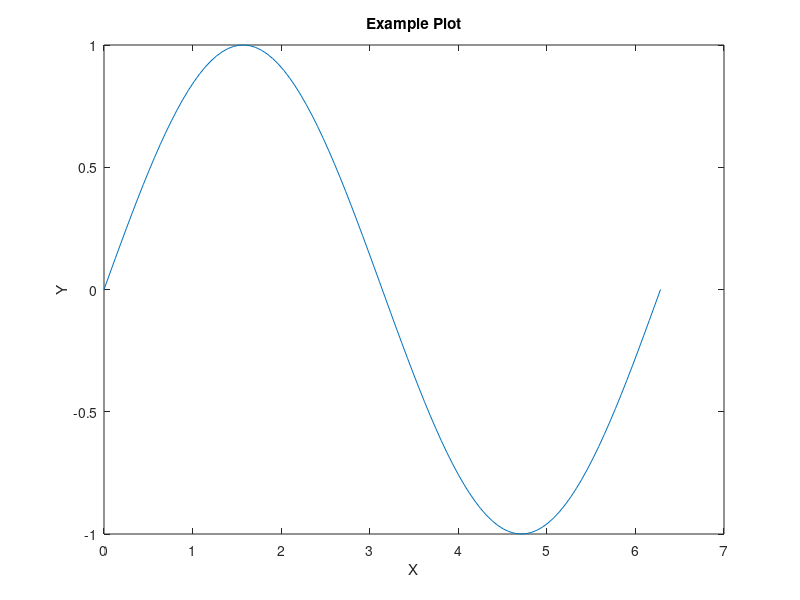

Source code (MATLAB):
%% Create an example of data and plot a graph
x = linspace(0, 2*pi, 100);
y = sin(x);
plot(x, y);
title('Example Plot');
xlabel('X');
ylabel('Y');

%% Save the figure as a PNG image with a resolution of 300 DPI
filename = 'figures/plot.png';
saveas(gcf, filename, 'png');

disp(['Plot saved as "' filename '"']);





